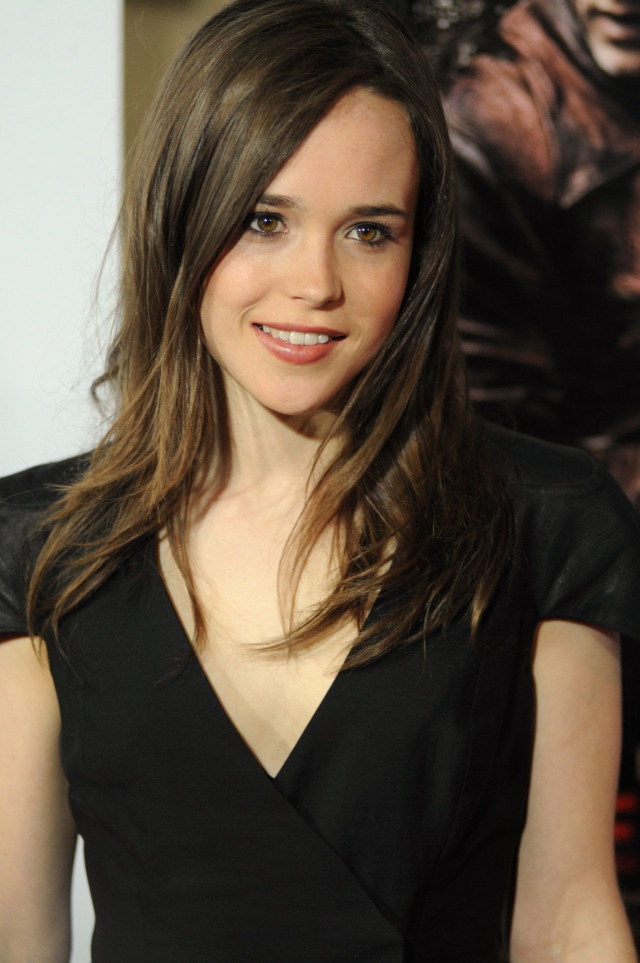
#> input picture img/ellen2.jpg, 1280 x 1926 px, given in place of test_p.mp4, which was not available (shown at 1/2 size)
$ python cambiar_colores.py
#> lines starting #> are read from the running program, lines starting #| are printed output that depends on the picture; after the words box and inside, x2 and y2 are one past the last pixel; in counts of white or black regions, pixels touching at a corner belong together; pictures that were not available may be replaced by others from this repository, and a replacement may not be noted
#################################
##--- VictorDamian
##--- Python 3.7.8 - OpenCV 3.5.3
##--- Numpy 1.21.1 - imutils 0.5.4
##--- URL: https://docs.opencv.org/master/df/d9d/tutorial_py_colorspaces.html
#################################
# Cambio de espacio de color
import cv2
import numpy as np
import imutils

path_video='img/test_p.mp4'

def ArrayImgs(scale,imgArray):
    rows = len(imgArray)
    cols = len(imgArray[0])
    rowsAvailable = isinstance(imgArray[0], list)
    width = imgArray[0][0].shape[1]
    height = imgArray[0][0].shape[0]
    if rowsAvailable:
        for x in range ( 0, rows):
            for y in range(0, cols):
                if imgArray[x][y].shape[:2] == imgArray[0][0].shape [:2]:
                    imgArray[x][y] = cv2.resize(imgArray[x][y], (0, 0), None, scale, scale)
                else:
                    imgArray[x][y] = cv2.resize(imgArray[x][y], (imgArray[0][0].shape[1], imgArray[0][0].shape[0]), None, scale, scale)
                if len(imgArray[x][y].shape) == 2: imgArray[x][y]= cv2.cvtColor( imgArray[x][y], cv2.COLOR_GRAY2BGR)
        imageBlank = np.zeros((height, width, 3), np.uint8)
        hor = [imageBlank]*rows
        for x in range(0, rows):
            hor[x] = np.hstack(imgArray[x])
        ver = np.vstack(hor)
    else:
        for x in range(0, rows):
            if imgArray[x].shape[:2] == imgArray[0].shape[:2]:
                imgArray[x] = cv2.resize(imgArray[x], (0, 0), None, scale, scale)
            else:
                imgArray[x] = cv2.resize(imgArray[x], (imgArray[0].shape[1], imgArray[0].shape[0]), None,scale, scale)
            if len(imgArray[x].shape) == 2: imgArray[x] = cv2.cvtColor(imgArray[x], cv2.COLOR_GRAY2BGR)
        hor= np.hstack(imgArray)
        ver = hor
    return ver

def openVideoOrCam(video):
#> called with video = 'img/test_p.mp4'
    cap = cv2.VideoCapture(video if video else 0)
    if not cap.isOpened():
        print("No se pudo abrir la camara")
    while True:
        success, frame = cap.read()
#> frame is the input picture: shape (1926, 1280, 3); mean B, G, R 65.7, 79.5, 92.7
        if not success:
            print("Error frame.")
            break

        frame = imutils.resize(frame, width=640)
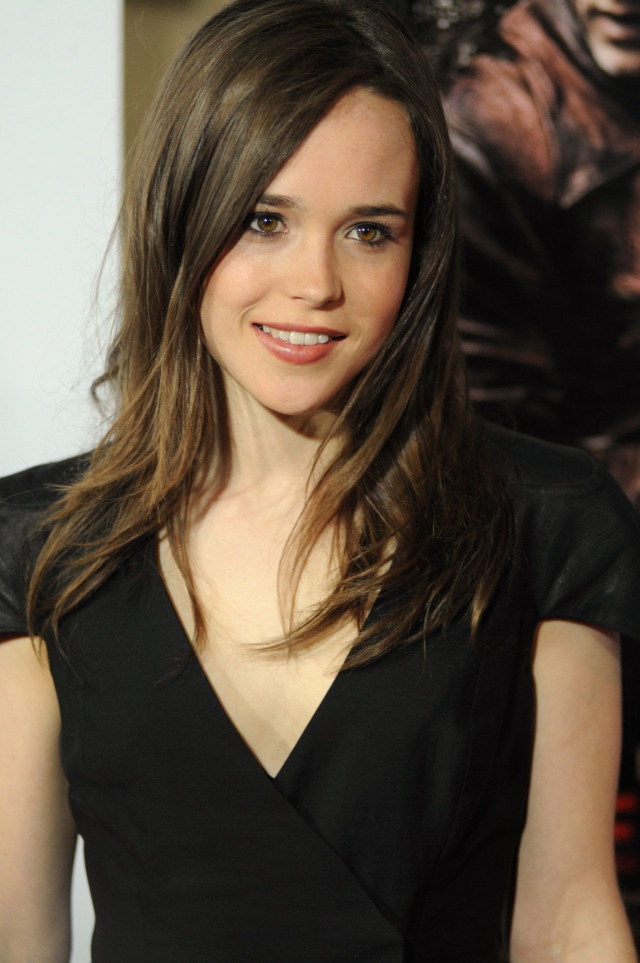
#> frame: shape (963, 640, 3); mean B, G, R 65.9, 79.7, 92.8
        # Convertir de espacio de color BGR a HSV
        hsv = cv2.cvtColor(frame, cv2.COLOR_BGR2HSV)
#> hsv: shape (963, 640, 3); mean H, S, V 35.5, 72, 93.5
        # definir el rango de color azul en HSV
        # [tono,saturacion,valor]
        lower_blue = np.array([110,50,50])
        upper_blue = np.array([130,255,255])
        # Umbral de la imagen HSV para obtener solo colores azules
        mask = cv2.inRange(hsv, lower_blue, upper_blue)
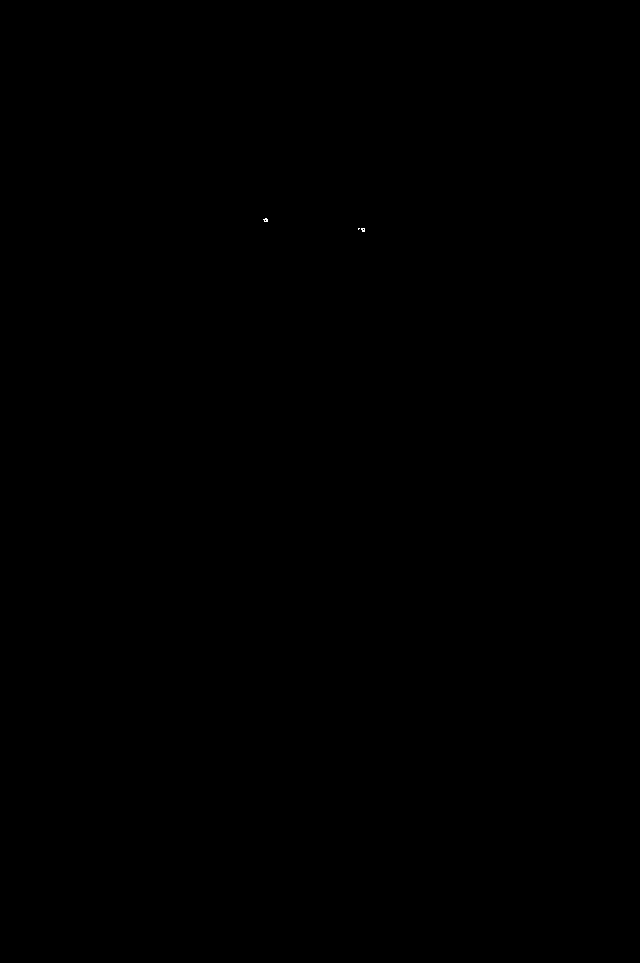
#> mask: shape (963, 640); 0% white in thin lines or dots, all inside (x1, y1, x2, y2) = (263, 218, 365, 232)
        # mascara bit a bit
        res = cv2.bitwise_and(frame,frame, mask= mask)
        stk = ArrayImgs(0.8,([frame, mask],[frame, res],))
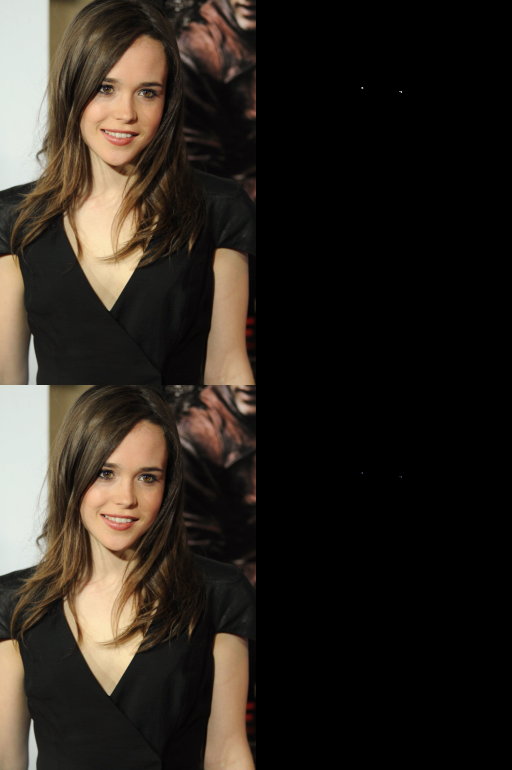
#> stk: shape (1540, 1024, 3) (shown at 1/2 size); mean B, G, R 32.9, 39.8, 46.4

        cv2.imshow("Window", stk)
        if cv2.waitKey(1) & 0xFF == ord('q'):
#> (key q is pressed here)
            break
    cap.release()
    cv2.destroyAllWindows()

openVideoOrCam(path_video)

# Encontrar los valores HSV
verde = np.uint8 ([[[0,255,0]]])
hsv_verder = cv2.cvtColor(verde, cv2.COLOR_BGR2HSV)
print(hsv_verder)

# Ejercicios :
# Intente encontrar una manera de extraer más de un objeto de color, por ejemplo, extraiga objetos rojos, azules y verdes simultáneamente.
